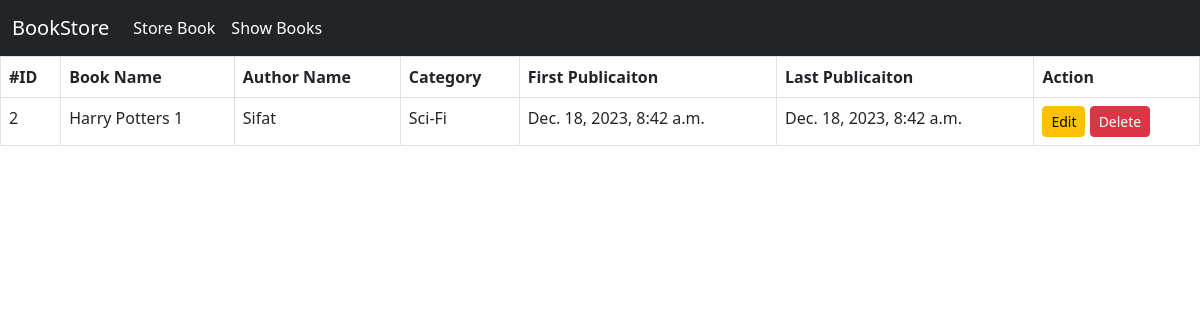
The app's page /book_details/2/ with its own data.
### book/models.py (models this page shows)
class BookStoreModel(models.Model):
    CATEGORY = (
    ('Mystery', 'Mystery'),
    ('Thriller', 'Thriller'),
    ('Sci-Fi', 'Sci-Fi'),
    ('Humor', 'Humor'),
    ('Horror', 'Horror'),
    )
    id = models.IntegerField(primary_key=True)
    book_name = models.CharField(max_length=30)
    author = models.CharField(max_length=30)
    category = models.CharField(max_length=30, choices=CATEGORY)
    first_pub = models.DateTimeField(auto_now_add=True) # django ekdom first date
    last_pub = models.DateTimeField(auto_now=True) # erpor joto update korbo sei date dekhabe

### book/views.py (the view)
# urls.py: path('book_details/<int:id>/', views.BookDetailsView.as_view(), name='book_details'),
class BookDetailsView(DetailView):
    model = BookStoreModel
    template_name = 'book_details.html'
    pk_url_kwarg = 'id'
    context_object_name = 'item'

### book/templates/book_details.html
{% extends 'base.html' %} {% block content%}
<table class="table table-bordered">
    <thead>
      <tr>
        <th scope="col">#ID</th>
        <th scope="col">Book Name</th>
        <th scope="col">Author Name</th>
        <th scope="col">Category</th>
        <th scope="col">First Publicaiton</th>
        <th scope="col">Last Publicaiton</th>
        <th scope="col">Action</th>
      </tr>
    </thead>
    <tbody>
      <tr>
        <td>{{item.id}}</td>
        <td>{{item.book_name}}</td>
        <td>{{item.author}}</td>
        <td>{{item.category}}</td>
        <td>{{item.first_pub}}</td>
        <td>{{item.last_pub}}</td>
        <td><a href="{% url 'edit_book' item.id %}" class='btn btn-warning btn-sm' >Edit</a> <a class='btn btn-danger btn-sm' href="{% url 'delete_book' item.id %}">Delete</a> </td>
      </tr>
    </tbody>
  </table>
  {% endblock %}

### records on screen
BookStoreModel: id "2", book_name "Harry Potters 1", author "Sifat", category "Sci-Fi", first_pub "Dec. 18, 2023, 8:42 a.m.", last_pub "Dec. 18, 2023, 8:42 a.m."
